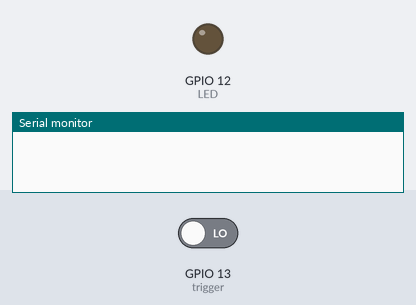
The sketch below on a simulated ESP8266 (NodeMCU). Shown: output pins drawn as LEDs (lit = HIGH), the last lines printed to the serial monitor. Inputs (shaded band) come from the test bench; at power-on: GPIO 13 (trigger) LOW. WiFi joins after 1.5 s; servers stay silent unless stated; pins used as bus, display or sensor lines are not drawn.

Above: at 1.2 s.
1.3 s: GPIO 13 (trigger) driven HIGH
At 3.1 s:
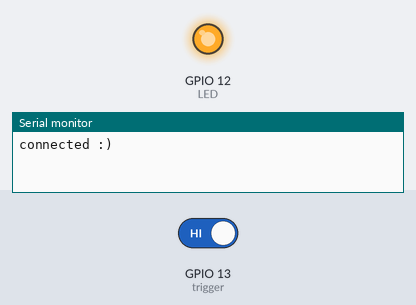
Timing chart, 0 to 4.6 s (numbered marks = the images above; inputs shaded):
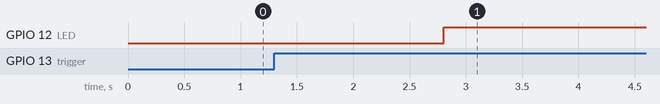

The sketch:

ESP8266_wifi_server.ino
```cpp
#include <ESP8266WiFi.h>          //https://github.com/esp8266/Arduino
//needed for library
#include <DNSServer.h>
#include <ESP8266WebServer.h>
#include <WiFiManager.h>         //https://github.com/tzapu/WiFiManager
#define trigger 13

#define LED 12
#define power 14

ESP8266WebServer server(80);
void setup() {
  // put your setup code here, to run once:
  Serial.begin(115200);
  pinMode(trigger, INPUT);
  pinMode(LED, OUTPUT);
  pinMode(power, OUTPUT);

}

void loop() {


  if (digitalRead(trigger) == HIGH) {
    digitalWrite(power, HIGH);
    WiFiManager wifiManager;
    wifiManager.resetSettings();
    wifiManager.autoConnect("Electro-Med WiFi Manager");
    Serial.println("connected :)");

    while (WiFi.status() == WL_CONNECTED)
    {
      digitalWrite(LED, HIGH);

    }

  }

   else {
      digitalWrite(LED, LOW);
    }
}
```

Measured:
- after the input at 1.3 s, GPIO 12 (LED): LOW → HIGH after 1.5 s
